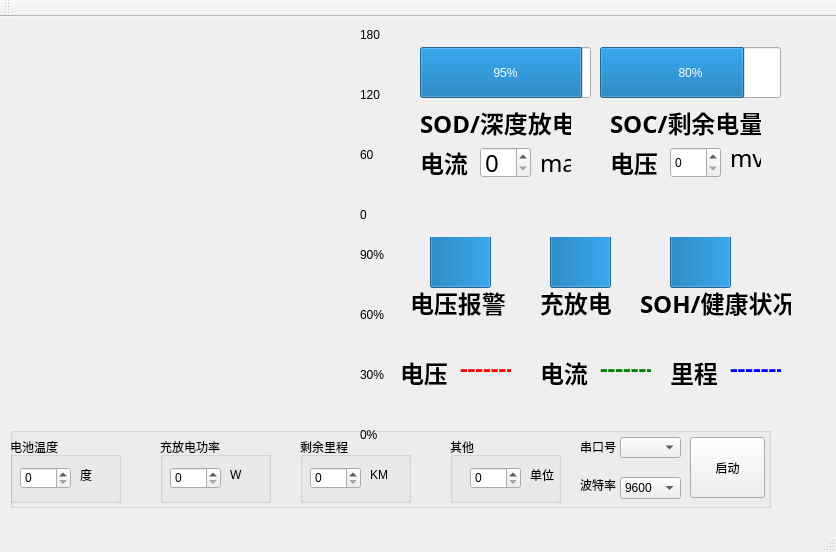
<?xml version="1.0" encoding="UTF-8"?>
<ui version="4.0">
 <class>MainWindow</class>
 <widget class="QMainWindow" name="MainWindow">
  <property name="geometry">
   <rect>
    <x>0</x>
    <y>0</y>
    <width>836</width>
    <height>552</height>
   </rect>
  </property>
  <property name="windowTitle">
   <string>MainWindow</string>
  </property>
  <property name="autoFillBackground">
   <bool>true</bool>
  </property>
  <property name="styleSheet">
   <string notr="true">font-color:rgb(255, 0, 127)</string>
  </property>
  <widget class="QWidget" name="centralWidget">
   <widget class="QGroupBox" name="groupBox_all">
    <property name="geometry">
     <rect>
      <x>10</x>
      <y>410</y>
      <width>761</width>
      <height>81</height>
     </rect>
    </property>
    <property name="title">
     <string/>
    </property>
    <widget class="QLabel" name="label">
     <property name="geometry">
      <rect>
       <x>570</x>
       <y>10</y>
       <width>41</width>
       <height>20</height>
      </rect>
     </property>
     <property name="text">
      <string>串口号</string>
     </property>
    </widget>
    <widget class="QPushButton" name="pushButton_switch">
     <property name="geometry">
      <rect>
       <x>680</x>
       <y>10</y>
       <width>75</width>
       <height>61</height>
      </rect>
     </property>
     <property name="text">
      <string>启动</string>
     </property>
    </widget>
    <widget class="QComboBox" name="comboBox_com">
     <property name="geometry">
      <rect>
       <x>610</x>
       <y>10</y>
       <width>61</width>
       <height>21</height>
      </rect>
     </property>
     <property name="mouseTracking">
      <bool>false</bool>
     </property>
     <property name="whatsThis">
      <string extracomment="串口"/>
     </property>
     <property name="sizeAdjustPolicy">
      <enum>QComboBox::AdjustToContentsOnFirstShow</enum>
     </property>
     <item>
      <property name="text">
       <string/>
      </property>
     </item>
    </widget>
    <widget class="QComboBox" name="comboBox_baudreate">
     <property name="geometry">
      <rect>
       <x>610</x>
       <y>50</y>
       <width>61</width>
       <height>22</height>
      </rect>
     </property>
     <item>
      <property name="text">
       <string>9600</string>
      </property>
     </item>
     <item>
      <property name="text">
       <string>19200</string>
      </property>
     </item>
     <item>
      <property name="text">
       <string>38400</string>
      </property>
     </item>
     <item>
      <property name="text">
       <string>57600</string>
      </property>
     </item>
     <item>
      <property name="text">
       <string>115200</string>
      </property>
     </item>
    </widget>
    <widget class="QLabel" name="label_3">
     <property name="geometry">
      <rect>
       <x>570</x>
       <y>50</y>
       <width>41</width>
       <height>16</height>
      </rect>
     </property>
     <property name="text">
      <string>波特率</string>
     </property>
    </widget>
    <widget class="QGroupBox" name="groupBox_ch4">
     <property name="geometry">
      <rect>
       <x>440</x>
       <y>10</y>
       <width>111</width>
       <height>66</height>
      </rect>
     </property>
     <property name="sizePolicy">
      <sizepolicy hsizetype="Fixed" vsizetype="Fixed">
       <horstretch>0</horstretch>
       <verstretch>0</verstretch>
      </sizepolicy>
     </property>
     <property name="title">
      <string>其他</string>
     </property>
     <widget class="QLabel" name="label_11">
      <property name="geometry">
       <rect>
        <x>80</x>
        <y>30</y>
        <width>31</width>
        <height>16</height>
       </rect>
      </property>
      <property name="text">
       <string>单位</string>
      </property>
     </widget>
     <widget class="QSpinBox" name="other_box">
      <property name="geometry">
       <rect>
        <x>20</x>
        <y>30</y>
        <width>51</width>
        <height>22</height>
       </rect>
      </property>
      <property name="maximum">
       <number>9999</number>
      </property>
     </widget>
    </widget>
    <widget class="QGroupBox" name="groupBox_ch3">
     <property name="geometry">
      <rect>
       <x>290</x>
       <y>10</y>
       <width>111</width>
       <height>66</height>
      </rect>
     </property>
     <property name="sizePolicy">
      <sizepolicy hsizetype="Fixed" vsizetype="Fixed">
       <horstretch>0</horstretch>
       <verstretch>0</verstretch>
      </sizepolicy>
     </property>
     <property name="title">
      <string>剩余里程</string>
     </property>
     <widget class="QLabel" name="label_9">
      <property name="geometry">
       <rect>
        <x>70</x>
        <y>30</y>
        <width>31</width>
        <height>16</height>
       </rect>
      </property>
      <property name="text">
       <string>KM</string>
      </property>
     </widget>
     <widget class="QSpinBox" name="voltage_box">
      <property name="geometry">
       <rect>
        <x>10</x>
        <y>30</y>
        <width>51</width>
        <height>22</height>
       </rect>
      </property>
      <property name="maximum">
       <number>9999</number>
      </property>
     </widget>
    </widget>
    <widget class="QGroupBox" name="groupBox_ch2">
     <property name="geometry">
      <rect>
       <x>150</x>
       <y>10</y>
       <width>111</width>
       <height>66</height>
      </rect>
     </property>
     <property name="sizePolicy">
      <sizepolicy hsizetype="Fixed" vsizetype="Fixed">
       <horstretch>0</horstretch>
       <verstretch>0</verstretch>
      </sizepolicy>
     </property>
     <property name="title">
      <string>充放电功率</string>
     </property>
     <widget class="QLabel" name="label_7">
      <property name="geometry">
       <rect>
        <x>70</x>
        <y>30</y>
        <width>31</width>
        <height>16</height>
       </rect>
      </property>
      <property name="text">
       <string>W</string>
      </property>
     </widget>
     <widget class="QSpinBox" name="power_box">
      <property name="geometry">
       <rect>
        <x>10</x>
        <y>30</y>
        <width>51</width>
        <height>22</height>
       </rect>
      </property>
      <property name="maximum">
       <number>9999</number>
      </property>
     </widget>
    </widget>
    <widget class="QGroupBox" name="groupBox_ch1">
     <property name="geometry">
      <rect>
       <x>0</x>
       <y>10</y>
       <width>111</width>
       <height>66</height>
      </rect>
     </property>
     <property name="sizePolicy">
      <sizepolicy hsizetype="Fixed" vsizetype="Fixed">
       <horstretch>0</horstretch>
       <verstretch>0</verstretch>
      </sizepolicy>
     </property>
     <property name="title">
      <string>电池温度</string>
     </property>
     <widget class="QLabel" name="label_1">
      <property name="geometry">
       <rect>
        <x>70</x>
        <y>30</y>
        <width>31</width>
        <height>16</height>
       </rect>
      </property>
      <property name="text">
       <string>度</string>
      </property>
     </widget>
     <widget class="QSpinBox" name="tem_box">
      <property name="geometry">
       <rect>
        <x>10</x>
        <y>30</y>
        <width>51</width>
        <height>22</height>
       </rect>
      </property>
      <property name="maximum">
       <number>9999</number>
      </property>
     </widget>
    </widget>
   </widget>
   <widget class="QProgressBar" name="battleBar_1">
    <property name="geometry">
     <rect>
      <x>420</x>
      <y>30</y>
      <width>171</width>
      <height>51</height>
     </rect>
    </property>
    <property name="styleSheet">
     <string notr="true"/>
    </property>
    <property name="value">
     <number>95</number>
    </property>
    <property name="textVisible">
     <bool>true</bool>
    </property>
    <property name="orientation">
     <enum>Qt::Horizontal</enum>
    </property>
   </widget>
   <widget class="QProgressBar" name="battleBar_2">
    <property name="geometry">
     <rect>
      <x>600</x>
      <y>30</y>
      <width>181</width>
      <height>51</height>
     </rect>
    </property>
    <property name="maximum">
     <number>100</number>
    </property>
    <property name="value">
     <number>80</number>
    </property>
    <property name="orientation">
     <enum>Qt::Horizontal</enum>
    </property>
   </widget>
   <widget class="QProgressBar" name="battleBar_3">
    <property name="geometry">
     <rect>
      <x>430</x>
      <y>220</y>
      <width>61</width>
      <height>51</height>
     </rect>
    </property>
    <property name="value">
     <number>100</number>
    </property>
    <property name="textVisible">
     <bool>false</bool>
    </property>
    <property name="orientation">
     <enum>Qt::Vertical</enum>
    </property>
   </widget>
   <widget class="QProgressBar" name="battleBar_4">
    <property name="geometry">
     <rect>
      <x>550</x>
      <y>220</y>
      <width>61</width>
      <height>51</height>
     </rect>
    </property>
    <property name="value">
     <number>100</number>
    </property>
    <property name="textVisible">
     <bool>false</bool>
    </property>
    <property name="orientation">
     <enum>Qt::Vertical</enum>
    </property>
   </widget>
   <widget class="QLabel" name="label_10">
    <property name="geometry">
     <rect>
      <x>400</x>
      <y>340</y>
      <width>51</width>
      <height>31</height>
     </rect>
    </property>
    <property name="font">
     <font>
      <family>Agency FB</family>
      <pointsize>18</pointsize>
      <weight>75</weight>
      <bold>true</bold>
     </font>
    </property>
    <property name="styleSheet">
     <string notr="true"/>
    </property>
    <property name="text">
     <string>电压</string>
    </property>
   </widget>
   <widget class="QLabel" name="label_12">
    <property name="geometry">
     <rect>
      <x>460</x>
      <y>340</y>
      <width>51</width>
      <height>21</height>
     </rect>
    </property>
    <property name="font">
     <font>
      <family>Agency FB</family>
      <pointsize>18</pointsize>
      <weight>75</weight>
      <bold>true</bold>
     </font>
    </property>
    <property name="styleSheet">
     <string notr="true">color:red</string>
    </property>
    <property name="text">
     <string>-------</string>
    </property>
   </widget>
   <widget class="QLabel" name="label_13">
    <property name="geometry">
     <rect>
      <x>600</x>
      <y>340</y>
      <width>51</width>
      <height>21</height>
     </rect>
    </property>
    <property name="font">
     <font>
      <family>Agency FB</family>
      <pointsize>18</pointsize>
      <weight>75</weight>
      <bold>true</bold>
     </font>
    </property>
    <property name="styleSheet">
     <string notr="true">color:green</string>
    </property>
    <property name="text">
     <string>-------</string>
    </property>
   </widget>
   <widget class="QLabel" name="label_14">
    <property name="geometry">
     <rect>
      <x>540</x>
      <y>340</y>
      <width>51</width>
      <height>31</height>
     </rect>
    </property>
    <property name="font">
     <font>
      <family>Agency FB</family>
      <pointsize>18</pointsize>
      <weight>75</weight>
      <bold>true</bold>
     </font>
    </property>
    <property name="styleSheet">
     <string notr="true"/>
    </property>
    <property name="text">
     <string>电流</string>
    </property>
   </widget>
   <widget class="QLabel" name="label_15">
    <property name="geometry">
     <rect>
      <x>730</x>
      <y>340</y>
      <width>51</width>
      <height>21</height>
     </rect>
    </property>
    <property name="font">
     <font>
      <family>Agency FB</family>
      <pointsize>18</pointsize>
      <weight>75</weight>
      <bold>true</bold>
     </font>
    </property>
    <property name="styleSheet">
     <string notr="true">color:blue</string>
    </property>
    <property name="text">
     <string>-------</string>
    </property>
   </widget>
   <widget class="QLabel" name="label_16">
    <property name="geometry">
     <rect>
      <x>670</x>
      <y>340</y>
      <width>51</width>
      <height>31</height>
     </rect>
    </property>
    <property name="font">
     <font>
      <family>Agency FB</family>
      <pointsize>18</pointsize>
      <weight>75</weight>
      <bold>true</bold>
     </font>
    </property>
    <property name="styleSheet">
     <string notr="true"/>
    </property>
    <property name="text">
     <string>里程</string>
    </property>
   </widget>
   <widget class="QLabel" name="label_17">
    <property name="geometry">
     <rect>
      <x>730</x>
      <y>130</y>
      <width>31</width>
      <height>21</height>
     </rect>
    </property>
    <property name="font">
     <font>
      <family>Agency FB</family>
      <pointsize>18</pointsize>
     </font>
    </property>
    <property name="text">
     <string>mv</string>
    </property>
   </widget>
   <widget class="QLabel" name="label_18">
    <property name="geometry">
     <rect>
      <x>540</x>
      <y>130</y>
      <width>31</width>
      <height>31</height>
     </rect>
    </property>
    <property name="font">
     <font>
      <family>Agency FB</family>
      <pointsize>18</pointsize>
     </font>
    </property>
    <property name="text">
     <string>ma</string>
    </property>
   </widget>
   <widget class="QSpinBox" name="bta_1_V">
    <property name="geometry">
     <rect>
      <x>670</x>
      <y>130</y>
      <width>51</width>
      <height>31</height>
     </rect>
    </property>
    <property name="maximum">
     <number>10000</number>
    </property>
   </widget>
   <widget class="QSpinBox" name="bta_1_A">
    <property name="geometry">
     <rect>
      <x>480</x>
      <y>130</y>
      <width>51</width>
      <height>31</height>
     </rect>
    </property>
    <property name="font">
     <font>
      <family>Agency FB</family>
      <pointsize>18</pointsize>
     </font>
    </property>
    <property name="maximum">
     <number>10000</number>
    </property>
   </widget>
   <widget class="QLabel" name="label_19">
    <property name="geometry">
     <rect>
      <x>420</x>
      <y>90</y>
      <width>151</width>
      <height>31</height>
     </rect>
    </property>
    <property name="font">
     <font>
      <family>Agency FB</family>
      <pointsize>18</pointsize>
      <weight>75</weight>
      <bold>true</bold>
     </font>
    </property>
    <property name="styleSheet">
     <string notr="true"/>
    </property>
    <property name="text">
     <string>SOD/深度放电</string>
    </property>
   </widget>
   <widget class="QLabel" name="label_20">
    <property name="geometry">
     <rect>
      <x>610</x>
      <y>90</y>
      <width>151</width>
      <height>31</height>
     </rect>
    </property>
    <property name="font">
     <font>
      <family>Agency FB</family>
      <pointsize>18</pointsize>
      <weight>75</weight>
      <bold>true</bold>
     </font>
    </property>
    <property name="styleSheet">
     <string notr="true"/>
    </property>
    <property name="text">
     <string>SOC/剩余电量</string>
    </property>
   </widget>
   <widget class="QLabel" name="label_35">
    <property name="geometry">
     <rect>
      <x>410</x>
      <y>270</y>
      <width>111</width>
      <height>31</height>
     </rect>
    </property>
    <property name="font">
     <font>
      <family>Agency FB</family>
      <pointsize>18</pointsize>
      <weight>75</weight>
      <bold>true</bold>
     </font>
    </property>
    <property name="styleSheet">
     <string notr="true"/>
    </property>
    <property name="text">
     <string>电压报警</string>
    </property>
   </widget>
   <widget class="QLabel" name="label_36">
    <property name="geometry">
     <rect>
      <x>540</x>
      <y>270</y>
      <width>81</width>
      <height>31</height>
     </rect>
    </property>
    <property name="font">
     <font>
      <family>Agency FB</family>
      <pointsize>18</pointsize>
      <weight>75</weight>
      <bold>true</bold>
     </font>
    </property>
    <property name="styleSheet">
     <string notr="true"/>
    </property>
    <property name="text">
     <string>充放电</string>
    </property>
   </widget>
   <widget class="QLabel" name="label_37">
    <property name="geometry">
     <rect>
      <x>640</x>
      <y>270</y>
      <width>151</width>
      <height>31</height>
     </rect>
    </property>
    <property name="font">
     <font>
      <family>Agency FB</family>
      <pointsize>18</pointsize>
      <weight>75</weight>
      <bold>true</bold>
     </font>
    </property>
    <property name="styleSheet">
     <string notr="true"/>
    </property>
    <property name="text">
     <string>SOH/健康状况</string>
    </property>
   </widget>
   <widget class="QProgressBar" name="battleBar_5">
    <property name="geometry">
     <rect>
      <x>670</x>
      <y>220</y>
      <width>61</width>
      <height>51</height>
     </rect>
    </property>
    <property name="value">
     <number>100</number>
    </property>
    <property name="textVisible">
     <bool>false</bool>
    </property>
    <property name="orientation">
     <enum>Qt::Vertical</enum>
    </property>
   </widget>
   <widget class="QLabel" name="label_23">
    <property name="geometry">
     <rect>
      <x>610</x>
      <y>130</y>
      <width>51</width>
      <height>31</height>
     </rect>
    </property>
    <property name="font">
     <font>
      <family>Agency FB</family>
      <pointsize>18</pointsize>
      <weight>75</weight>
      <bold>true</bold>
     </font>
    </property>
    <property name="styleSheet">
     <string notr="true"/>
    </property>
    <property name="text">
     <string>电压</string>
    </property>
   </widget>
   <widget class="QLabel" name="label_24">
    <property name="geometry">
     <rect>
      <x>420</x>
      <y>130</y>
      <width>51</width>
      <height>31</height>
     </rect>
    </property>
    <property name="font">
     <font>
      <family>Agency FB</family>
      <pointsize>18</pointsize>
      <weight>75</weight>
      <bold>true</bold>
     </font>
    </property>
    <property name="styleSheet">
     <string notr="true"/>
    </property>
    <property name="text">
     <string>电流</string>
    </property>
   </widget>
   <widget class="QLabel" name="label_4">
    <property name="geometry">
     <rect>
      <x>360</x>
      <y>410</y>
      <width>41</width>
      <height>16</height>
     </rect>
    </property>
    <property name="text">
     <string>0%</string>
    </property>
   </widget>
   <widget class="QLabel" name="label_5">
    <property name="geometry">
     <rect>
      <x>360</x>
      <y>350</y>
      <width>41</width>
      <height>16</height>
     </rect>
    </property>
    <property name="text">
     <string>30%</string>
    </property>
   </widget>
   <widget class="QLabel" name="label_6">
    <property name="geometry">
     <rect>
      <x>360</x>
      <y>290</y>
      <width>41</width>
      <height>16</height>
     </rect>
    </property>
    <property name="text">
     <string>60%</string>
    </property>
   </widget>
   <widget class="QLabel" name="label_8">
    <property name="geometry">
     <rect>
      <x>360</x>
      <y>230</y>
      <width>41</width>
      <height>16</height>
     </rect>
    </property>
    <property name="text">
     <string>90%</string>
    </property>
   </widget>
   <widget class="QLabel" name="label_21">
    <property name="geometry">
     <rect>
      <x>360</x>
      <y>70</y>
      <width>41</width>
      <height>16</height>
     </rect>
    </property>
    <property name="text">
     <string>120</string>
    </property>
   </widget>
   <widget class="QLabel" name="label_22">
    <property name="geometry">
     <rect>
      <x>360</x>
      <y>130</y>
      <width>41</width>
      <height>16</height>
     </rect>
    </property>
    <property name="text">
     <string>60</string>
    </property>
   </widget>
   <widget class="QLabel" name="label_25">
    <property name="geometry">
     <rect>
      <x>360</x>
      <y>10</y>
      <width>41</width>
      <height>16</height>
     </rect>
    </property>
    <property name="text">
     <string>180</string>
    </property>
   </widget>
   <widget class="QLabel" name="label_26">
    <property name="geometry">
     <rect>
      <x>360</x>
      <y>190</y>
      <width>41</width>
      <height>16</height>
     </rect>
    </property>
    <property name="text">
     <string>0</string>
    </property>
   </widget>
  </widget>
  <widget class="QMenuBar" name="menuBar">
   <property name="geometry">
    <rect>
     <x>0</x>
     <y>0</y>
     <width>836</width>
     <height>23</height>
    </rect>
   </property>
  </widget>
  <widget class="QToolBar" name="mainToolBar">
   <attribute name="toolBarArea">
    <enum>TopToolBarArea</enum>
   </attribute>
   <attribute name="toolBarBreak">
    <bool>false</bool>
   </attribute>
  </widget>
  <widget class="QStatusBar" name="statusBar"/>
 </widget>
 <layoutdefault spacing="6" margin="11"/>
 <resources/>
 <connections/>
</ui>
